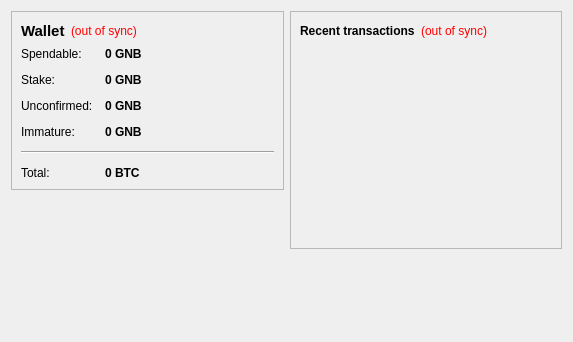
<?xml version="1.0" encoding="UTF-8"?>
<ui version="4.0">
 <class>OverviewPage</class>
 <widget class="QWidget" name="OverviewPage">
  <property name="geometry">
   <rect>
    <x>0</x>
    <y>0</y>
    <width>573</width>
    <height>342</height>
   </rect>
  </property>
  <property name="windowTitle">
   <string>Form</string>
  </property>
  <layout class="QHBoxLayout" name="horizontalLayout" stretch="1,1">
   <item>
    <layout class="QVBoxLayout" name="verticalLayout_2">
     <item>
      <widget class="QFrame" name="frame">
       <property name="frameShape">
        <enum>QFrame::StyledPanel</enum>
       </property>
       <property name="frameShadow">
        <enum>QFrame::Raised</enum>
       </property>
       <layout class="QVBoxLayout" name="verticalLayout_4">
        <item>
         <layout class="QHBoxLayout" name="horizontalLayout_4">
          <item>
           <widget class="QLabel" name="label_5">
            <property name="font">
             <font>
              <pointsize>11</pointsize>
              <weight>75</weight>
              <bold>true</bold>
             </font>
            </property>
            <property name="text">
             <string>Wallet</string>
            </property>
           </widget>
          </item>
          <item>
           <widget class="QLabel" name="labelWalletStatus">
            <property name="toolTip">
             <string>The displayed information may be out of date. Your wallet automatically synchronizes with the Giantbird network after a connection is established, but this process has not completed yet.</string>
            </property>
            <property name="styleSheet">
             <string notr="true">QLabel { color: red; }</string>
            </property>
            <property name="text">
             <string notr="true">(out of sync)</string>
            </property>
            <property name="alignment">
             <set>Qt::AlignLeading|Qt::AlignLeft|Qt::AlignVCenter</set>
            </property>
           </widget>
          </item>
          <item>
           <spacer name="horizontalSpacer_2">
            <property name="orientation">
             <enum>Qt::Horizontal</enum>
            </property>
            <property name="sizeHint" stdset="0">
             <size>
              <width>40</width>
              <height>20</height>
             </size>
            </property>
           </spacer>
          </item>
         </layout>
        </item>
        <item>
         <layout class="QFormLayout" name="formLayout_2">
          <property name="fieldGrowthPolicy">
           <enum>QFormLayout::AllNonFixedFieldsGrow</enum>
          </property>
          <property name="horizontalSpacing">
           <number>12</number>
          </property>
          <property name="verticalSpacing">
           <number>12</number>
          </property>
          <item row="0" column="0">
           <widget class="QLabel" name="label">
            <property name="text">
             <string>Spendable:</string>
            </property>
           </widget>
          </item>
          <item row="0" column="1">
           <widget class="QLabel" name="labelBalance">
            <property name="font">
             <font>
              <weight>75</weight>
              <bold>true</bold>
             </font>
            </property>
            <property name="cursor">
             <cursorShape>IBeamCursor</cursorShape>
            </property>
            <property name="toolTip">
             <string>Your current spendable balance</string>
            </property>
            <property name="text">
             <string notr="true">0 GNB</string>
            </property>
            <property name="textInteractionFlags">
             <set>Qt::LinksAccessibleByMouse|Qt::TextSelectableByKeyboard|Qt::TextSelectableByMouse</set>
            </property>
           </widget>
          </item>
          <item row="1" column="0">
           <widget class="QLabel" name="label_6">
            <property name="text">
             <string>Stake:</string>
            </property>
           </widget>
          </item>
          <item row="1" column="1">
           <widget class="QLabel" name="labelStake">
            <property name="font">
             <font>
              <weight>75</weight>
              <bold>true</bold>
             </font>
            </property>
            <property name="cursor">
             <cursorShape>IBeamCursor</cursorShape>
            </property>
            <property name="toolTip">
             <string>Total of coins that was staked, and do not yet count toward the current balance</string>
            </property>
            <property name="text">
             <string notr="true">0 GNB</string>
            </property>
            <property name="textInteractionFlags">
             <set>Qt::LinksAccessibleByMouse|Qt::TextSelectableByKeyboard|Qt::TextSelectableByMouse</set>
            </property>
           </widget>
          </item>
          <item row="2" column="0">
           <widget class="QLabel" name="label_3">
            <property name="text">
             <string>Unconfirmed:</string>
            </property>
           </widget>
          </item>
          <item row="2" column="1">
           <widget class="QLabel" name="labelUnconfirmed">
            <property name="font">
             <font>
              <weight>75</weight>
              <bold>true</bold>
             </font>
            </property>
            <property name="cursor">
             <cursorShape>IBeamCursor</cursorShape>
            </property>
            <property name="toolTip">
             <string>Total of transactions that have yet to be confirmed, and do not yet count toward the current balance</string>
            </property>
            <property name="text">
             <string notr="true">0 GNB</string>
            </property>
            <property name="textInteractionFlags">
             <set>Qt::LinksAccessibleByMouse|Qt::TextSelectableByKeyboard|Qt::TextSelectableByMouse</set>
            </property>
           </widget>
          </item>
          <item row="3" column="0">
           <widget class="QLabel" name="labelImmatureText">
            <property name="text">
             <string>Immature:</string>
            </property>
           </widget>
          </item>
          <item row="3" column="1">
           <widget class="QLabel" name="labelImmature">
            <property name="font">
             <font>
              <weight>75</weight>
              <bold>true</bold>
             </font>
            </property>
            <property name="toolTip">
             <string>Mined balance that has not yet matured</string>
            </property>
            <property name="text">
             <string notr="true">0 GNB</string>
            </property>
            <property name="textInteractionFlags">
             <set>Qt::LinksAccessibleByMouse|Qt::TextSelectableByKeyboard|Qt::TextSelectableByMouse</set>
            </property>
           </widget>
          </item>
          <item row="4" column="0" colspan="2">
           <widget class="Line" name="line">
            <property name="orientation">
             <enum>Qt::Horizontal</enum>
            </property>
           </widget>
          </item>
          <item row="5" column="0">
           <widget class="QLabel" name="labelTotalText">
            <property name="text">
             <string>Total:</string>
            </property>
           </widget>
          </item>
          <item row="5" column="1">
           <widget class="QLabel" name="labelTotal">
            <property name="font">
             <font>
              <weight>75</weight>
              <bold>true</bold>
             </font>
            </property>
            <property name="cursor">
             <cursorShape>IBeamCursor</cursorShape>
            </property>
            <property name="toolTip">
             <string>Your current total balance</string>
            </property>
            <property name="text">
             <string notr="true">0 BTC</string>
            </property>
            <property name="textInteractionFlags">
             <set>Qt::LinksAccessibleByMouse|Qt::TextSelectableByKeyboard|Qt::TextSelectableByMouse</set>
            </property>
           </widget>
          </item>
         </layout>
        </item>
       </layout>
      </widget>
     </item>
     <item>
      <spacer name="verticalSpacer">
       <property name="orientation">
        <enum>Qt::Vertical</enum>
       </property>
       <property name="sizeHint" stdset="0">
        <size>
         <width>20</width>
         <height>40</height>
        </size>
       </property>
      </spacer>
     </item>
    </layout>
   </item>
   <item>
    <layout class="QVBoxLayout" name="verticalLayout_3">
     <item>
      <widget class="QFrame" name="frame_2">
       <property name="frameShape">
        <enum>QFrame::StyledPanel</enum>
       </property>
       <property name="frameShadow">
        <enum>QFrame::Raised</enum>
       </property>
       <layout class="QVBoxLayout" name="verticalLayout">
        <item>
         <layout class="QHBoxLayout" name="horizontalLayout_2">
          <item>
           <widget class="QLabel" name="label_4">
            <property name="text">
             <string>&lt;b&gt;Recent transactions&lt;/b&gt;</string>
            </property>
           </widget>
          </item>
          <item>
           <widget class="QLabel" name="labelTransactionsStatus">
            <property name="toolTip">
             <string>The displayed information may be out of date. Your wallet automatically synchronizes with the Giantbird network after a connection is established, but this process has not completed yet.</string>
            </property>
            <property name="styleSheet">
             <string notr="true">QLabel { color: red; }</string>
            </property>
            <property name="text">
             <string notr="true">(out of sync)</string>
            </property>
            <property name="alignment">
             <set>Qt::AlignRight|Qt::AlignTrailing|Qt::AlignVCenter</set>
            </property>
           </widget>
          </item>
          <item>
           <spacer name="horizontalSpacer">
            <property name="orientation">
             <enum>Qt::Horizontal</enum>
            </property>
            <property name="sizeHint" stdset="0">
             <size>
              <width>40</width>
              <height>20</height>
             </size>
            </property>
           </spacer>
          </item>
         </layout>
        </item>
        <item>
         <widget class="QListView" name="listTransactions">
          <property name="styleSheet">
           <string notr="true">QListView { background: transparent; }</string>
          </property>
          <property name="frameShape">
           <enum>QFrame::NoFrame</enum>
          </property>
          <property name="verticalScrollBarPolicy">
           <enum>Qt::ScrollBarAlwaysOff</enum>
          </property>
          <property name="horizontalScrollBarPolicy">
           <enum>Qt::ScrollBarAlwaysOff</enum>
          </property>
          <property name="selectionMode">
           <enum>QAbstractItemView::NoSelection</enum>
          </property>
         </widget>
        </item>
       </layout>
      </widget>
     </item>
     <item>
      <spacer name="verticalSpacer_2">
       <property name="orientation">
        <enum>Qt::Vertical</enum>
       </property>
       <property name="sizeHint" stdset="0">
        <size>
         <width>20</width>
         <height>40</height>
        </size>
       </property>
      </spacer>
     </item>
    </layout>
   </item>
  </layout>
 </widget>
 <resources/>
 <connections/>
</ui>
